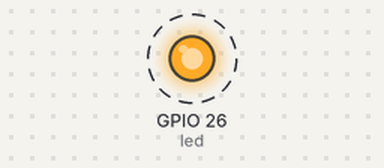
The program below on a simulated ESP32 board running MicroPython. Parts: output pins drawn as LEDs (lit = HIGH). Dashed ring = blinking.

Above: at 0.5 s.
Timing chart, 0 to 4.6 s (numbered marks = the images above):
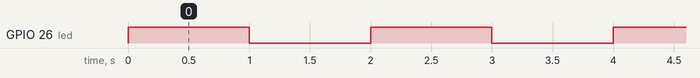

Measured:
- by itself, GPIO 26 (led): alternates HIGH for 1.0 s and LOW for 1.0 s

The program:

step4_blink_loop.py
```python
from machine import Pin        # 핀 기능 가져오기
import time                    # 시간 기능 가져오기

led = Pin(26, Pin.OUT)         # IO26을 출력으로

while True:                    # 아래를 끝없이 반복
    led.value(1)               # 켜기
    time.sleep(1)              # 1초 기다리기

    led.value(0)               # 끄기
    time.sleep(1)              # 1초 기다리기
```
